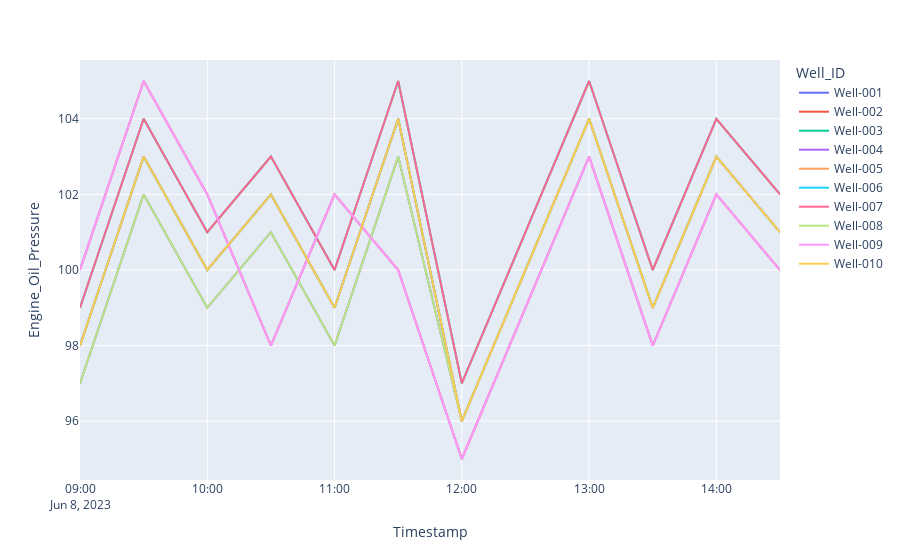

Here is the notebook cell this chart was saved with:
### Code cell
fig= px.line(data, x='Timestamp', y='Engine_Oil_Pressure',color='Well_ID')
display(fig)

### Figure 1 — Plotly figure (JSON) as saved in the notebook; plotly's stock layout.template omitted (floating-point values rounded to 4 significant figures)
{"data": [{"hovertemplate": "Well_ID=Well-001<br>Timestamp=%{x}<br>Engine_Oil_Pressure=%{y}<extra></extra>", "legendgroup": "Well-001", "line": {"color": "#636efa", "dash": "solid"}, "marker": {"symbol": "circle"}, "mode": "lines", "name": "Well-001", "orientation": "v", "showlegend": true, "type": "scatter", "x": ["2023-06-08 09:00:00", "2023-06-08 09:30:00", "2023-06-08 10:00:00", "2023-06-08 10:30:00", "2023-06-08 11:00:00", "2023-06-08 11:30:00", "2023-06-08 12:00:00", "2023-06-08 12:30:00", "2023-06-08 13:00:00", "2023-06-08 13:30:00", "2023-06-08 14:00:00", "2023-06-08 14:30:00"], "xaxis": "x", "y": [100, 105, 102, 98, 102, 100, 95, 99, 103, 98, 102, 100], "yaxis": "y"}, {"hovertemplate": "Well_ID=Well-002<br>Timestamp=%{x}<br>Engine_Oil_Pressure=%{y}<extra></extra>", "legendgroup": "Well-002", "line": {"color": "#EF553B", "dash": "solid"}, "marker": {"symbol": "circle"}, "mode": "lines", "name": "Well-002", "orientation": "v", "showlegend": true, "type": "scatter", "x": ["2023-06-08 09:00:00", "2023-06-08 09:30:00", "2023-06-08 10:00:00", "2023-06-08 10:30:00", "2023-06-08 11:00:00", "2023-06-08 11:30:00", "2023-06-08 12:00:00", "2023-06-08 12:30:00", "2023-06-08 13:00:00", "2023-06-08 13:30:00", "2023-06-08 14:00:00", "2023-06-08 14:30:00"], "xaxis": "x", "y": [98, 103, 100, 102, 99, 104, 96, 100, 104, 99, 103, 101], "yaxis": "y"}, {"hovertemplate": "Well_ID=Well-003<br>Timestamp=%{x}<br>Engine_Oil_Pressure=%{y}<extra></extra>", "legendgroup": "Well-003", "line": {"color": "#00cc96", "dash": "solid"}, "marker": {"symbol": "circle"}, "mode": "lines", "name": "Well-003", "orientation": "v", "showlegend": true, "type": "scatter", "x": ["2023-06-08 09:00:00", "2023-06-08 09:30:00", "2023-06-08 10:00:00", "2023-06-08 10:30:00", "2023-06-08 11:00:00", "2023-06-08 11:30:00", "2023-06-08 12:00:00", "2023-06-08 12:30:00", "2023-06-08 13:00:00", "2023-06-08 13:30:00", "2023-06-08 14:00:00", "2023-06-08 14:30:00"], "xaxis": "x", "y": [99, 104, 101, 103, 100, 105, 97, 101, 105, 100, 104, 102], "yaxis": "y"}, {"hovertemplate": "Well_ID=Well-004<br>Timestamp=%{x}<br>Engine_Oil_Pressure=%{y}<extra></extra>", "legendgroup": "Well-004", "line": {"color": "#ab63fa", "dash": "solid"}, "marker": {"symbol": "circle"}, "mode": "lines", "name": "Well-004", "orientation": "v", "showlegend": true, "type": "scatter", "x": ["2023-06-08 09:00:00", "2023-06-08 09:30:00", "2023-06-08 10:00:00", "2023-06-08 10:30:00", "2023-06-08 11:00:00", "2023-06-08 11:30:00", "2023-06-08 12:00:00", "2023-06-08 12:30:00", "2023-06-08 13:00:00", "2023-06-08 13:30:00", "2023-06-08 14:00:00", "2023-06-08 14:30:00"], "xaxis": "x", "y": [97, 102, 99, 101, 98, 103, 96, 100, 104, 99, 103, 101], "yaxis": "y"}, {"hovertemplate": "Well_ID=Well-005<br>Timestamp=%{x}<br>Engine_Oil_Pressure=%{y}<extra></extra>", "legendgroup": "Well-005", "line": {"color": "#FFA15A", "dash": "solid"}, "marker": {"symbol": "circle"}, "mode": "lines", "name": "Well-005", "orientation": "v", "showlegend": true, "type": "scatter", "x": ["2023-06-08 09:00:00", "2023-06-08 09:30:00", "2023-06-08 10:00:00", "2023-06-08 10:30:00", "2023-06-08 11:00:00", "2023-06-08 11:30:00", "2023-06-08 12:00:00", "2023-06-08 12:30:00", "2023-06-08 13:00:00", "2023-06-08 13:30:00", "2023-06-08 14:00:00", "2023-06-08 14:30:00"], "xaxis": "x", "y": [100, 105, 102, 98, 102, 100, 95, 99, 103, 98, 102, 100], "yaxis": "y"}, {"hovertemplate": "Well_ID=Well-006<br>Timestamp=%{x}<br>Engine_Oil_Pressure=%{y}<extra></extra>", "legendgroup": "Well-006", "line": {"color": "#19d3f3", "dash": "solid"}, "marker": {"symbol": "circle"}, "mode": "lines", "name": "Well-006", "orientation": "v", "showlegend": true, "type": "scatter", "x": ["2023-06-08 09:00:00", "2023-06-08 09:30:00", "2023-06-08 10:00:00", "2023-06-08 10:30:00", "2023-06-08 11:00:00", "2023-06-08 11:30:00", "2023-06-08 12:00:00", "2023-06-08 12:30:00", "2023-06-08 13:00:00", "2023-06-08 13:30:00", "2023-06-08 14:00:00", "2023-06-08 14:30:00"], "xaxis": "x", "y": [98, 103, 100, 102, 99, 104, 96, 100, 104, 99, 103, 101], "yaxis": "y"}, {"hovertemplate": "Well_ID=Well-007<br>Timestamp=%{x}<br>Engine_Oil_Pressure=%{y}<extra></extra>", "legendgroup": "Well-007", "line": {"color": "#FF6692", "dash": "solid"}, "marker": {"symbol": "circle"}, "mode": "lines", "name": "Well-007", "orientation": "v", "showlegend": true, "type": "scatter", "x": ["2023-06-08 09:00:00", "2023-06-08 09:30:00", "2023-06-08 10:00:00", "2023-06-08 10:30:00", "2023-06-08 11:00:00", "2023-06-08 11:30:00", "2023-06-08 12:00:00", "2023-06-08 12:30:00", "2023-06-08 13:00:00", "2023-06-08 13:30:00", "2023-06-08 14:00:00", "2023-06-08 14:30:00"], "xaxis": "x", "y": [99, 104, 101, 103, 100, 105, 97, 101, 105, 100, 104, 102], "yaxis": "y"}, {"hovertemplate": "Well_ID=Well-008<br>Timestamp=%{x}<br>Engine_Oil_Pressure=%{y}<extra></extra>", "legendgroup": "Well-008", "line": {"color": "#B6E880", "dash": "solid"}, "marker": {"symbol": "circle"}, "mode": "lines", "name": "Well-008", "orientation": "v", "showlegend": true, "type": "scatter", "x": ["2023-06-08 09:00:00", "2023-06-08 09:30:00", "2023-06-08 10:00:00", "2023-06-08 10:30:00", "2023-06-08 11:00:00", "2023-06-08 11:30:00", "2023-06-08 12:00:00", "2023-06-08 12:30:00", "2023-06-08 13:00:00", "2023-06-08 13:30:00", "2023-06-08 14:00:00", "2023-06-08 14:30:00"], "xaxis": "x", "y": [97, 102, 99, 101, 98, 103, 96, 100, 104, 99, 103, 101], "yaxis": "y"}, {"hovertemplate": "Well_ID=Well-009<br>Timestamp=%{x}<br>Engine_Oil_Pressure=%{y}<extra></extra>", "legendgroup": "Well-009", "line": {"color": "#FF97FF", "dash": "solid"}, "marker": {"symbol": "circle"}, "mode": "lines", "name": "Well-009", "orientation": "v", "showlegend": true, "type": "scatter", "x": ["2023-06-08 09:00:00", "2023-06-08 09:30:00", "2023-06-08 10:00:00", "2023-06-08 10:30:00", "2023-06-08 11:00:00", "2023-06-08 11:30:00", "2023-06-08 12:00:00", "2023-06-08 12:30:00", "2023-06-08 13:00:00", "2023-06-08 13:30:00", "2023-06-08 14:00:00", "2023-06-08 14:30:00"], "xaxis": "x", "y": [100, 105, 102, 98, 102, 100, 95, 99, 103, 98, 102, 100], "yaxis": "y"}, {"hovertemplate": "Well_ID=Well-010<br>Timestamp=%{x}<br>Engine_Oil_Pressure=%{y}<extra></extra>", "legendgroup": "Well-010", "line": {"color": "#FECB52", "dash": "solid"}, "marker": {"symbol": "circle"}, "mode": "lines", "name": "Well-010", "orientation": "v", "showlegend": true, "type": "scatter", "x": ["2023-06-08 09:00:00", "2023-06-08 09:30:00", "2023-06-08 10:00:00", "2023-06-08 10:30:00", "2023-06-08 11:00:00", "2023-06-08 11:30:00", "2023-06-08 12:00:00", "2023-06-08 12:30:00", "2023-06-08 13:00:00", "2023-06-08 13:30:00", "2023-06-08 14:00:00", "2023-06-08 14:30:00"], "xaxis": "x", "y": [98, 103, 100, 102, 99, 104, 96, 100, 104, 99, 103, 101], "yaxis": "y"}], "layout": {"legend": {"title": {"text": "Well_ID"}, "tracegroupgap": 0}, "margin": {"t": 60}, "xaxis": {"anchor": "y", "domain": [0, 1], "title": {"text": "Timestamp"}}, "yaxis": {"anchor": "x", "domain": [0, 1], "title": {"text": "Engine_Oil_Pressure"}}}}
